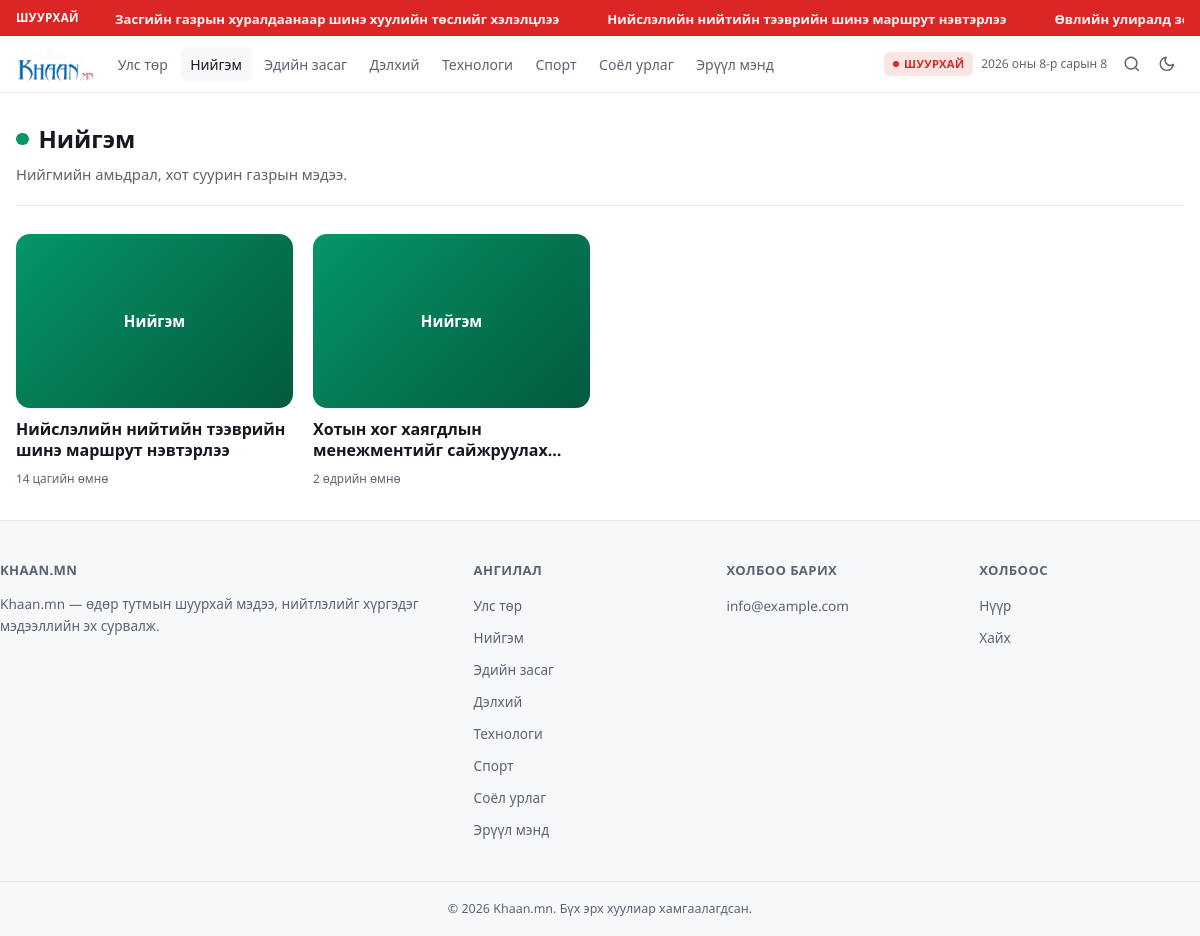
/category/нийгэм, run on the app's committed database.
### tables this page shows
CREATE TABLE IF NOT EXISTS articles (
  id                      INT UNSIGNED AUTO_INCREMENT PRIMARY KEY,
  title                   VARCHAR(255) NOT NULL,
  slug                    VARCHAR(255) NOT NULL UNIQUE,
  excerpt                 TEXT NULL,
  content                 LONGTEXT NOT NULL,
  content_text            LONGTEXT NULL,
  status                  ENUM('draft','scheduled','published','archived') NOT NULL DEFAULT 'draft',
  featured_image_url      VARCHAR(500) NULL,
  featured_image_caption  VARCHAR(300) NULL,
  video_url               VARCHAR(500) NULL,
  category_id             INT UNSIGNED NULL,
  author_name             VARCHAR(120) NULL,
  is_featured             TINYINT(1) NOT NULL DEFAULT 0,
  is_breaking             TINYINT(1) NOT NULL DEFAULT 0,
  is_hero                 TINYINT(1) NOT NULL DEFAULT 0,
  reading_time_min        SMALLINT UNSIGNED NOT NULL DEFAULT 1,
  view_count              INT UNSIGNED NOT NULL DEFAULT 0,
  seo_title               VARCHAR(200) NULL,
  seo_description         VARCHAR(320) NULL,
  source_name             VARCHAR(160) NULL,
  source_url              VARCHAR(500) NULL,
  published_at            DATETIME NULL,
  scheduled_at            DATETIME NULL,
  created_at              DATETIME NOT NULL DEFAULT CURRENT_TIMESTAMP,
  updated_at              DATETIME NOT NULL DEFAULT CURRENT_TIMESTAMP ON UPDATE CURRENT_TIMESTAMP,
  CONSTRAINT fk_articles_category FOREIGN KEY (category_id) REFERENCES categories(id) ON DELETE SET NULL,
  KEY idx_articles_status (status),
  KEY idx_articles_category (category_id),
  KEY idx_articles_published (published_at),
  KEY idx_articles_featured (is_featured),
  KEY idx_articles_breaking (is_breaking),
  KEY idx_articles_hero (is_hero),
  FULLTEXT KEY ft_articles_search (title, excerpt, content_text)
);

CREATE TABLE IF NOT EXISTS site_settings (
  id                        TINYINT UNSIGNED NOT NULL PRIMARY KEY DEFAULT 1,
  site_name                 VARCHAR(160) NOT NULL DEFAULT 'Монгол Мэдээ',
  logo_url                  VARCHAR(500) NULL,
  logo_dark_url             VARCHAR(500) NULL,
  favicon_url               VARCHAR(500) NULL,
  primary_color             VARCHAR(7) NOT NULL DEFAULT '#1d4ed8',
  contact_email             VARCHAR(190) NULL,
  contact_phone             VARCHAR(60) NULL,
  contact_address           VARCHAR(255) NULL,
  facebook_url              VARCHAR(300) NULL,
  twitter_url               VARCHAR(300) NULL,
  youtube_url               VARCHAR(300) NULL,
  instagram_url             VARCHAR(300) NULL,
  footer_description        TEXT NULL,
  seo_default_title         VARCHAR(200) NULL,
  seo_default_description   VARCHAR(320) NULL,
  analytics_id              VARCHAR(60) NULL,
  articles_per_page         TINYINT UNSIGNED NOT NULL DEFAULT 12,
  dark_mode_enabled         TINYINT(1) NOT NULL DEFAULT 1,
  maintenance_mode          TINYINT(1) NOT NULL DEFAULT 0,
  maintenance_message       TEXT NULL,
  updated_at                DATETIME NOT NULL DEFAULT CURRENT_TIMESTAMP ON UPDATE CURRENT_TIMESTAMP
);

CREATE TABLE IF NOT EXISTS categories (
  id          INT UNSIGNED AUTO_INCREMENT PRIMARY KEY,
  name        VARCHAR(120) NOT NULL,
  slug        VARCHAR(160) NOT NULL UNIQUE,
  description TEXT NULL,
  color       VARCHAR(7) NOT NULL DEFAULT '#1d4ed8',
  image_url   VARCHAR(500) NULL,
  sort_order  INT NOT NULL DEFAULT 0,
  is_active   TINYINT(1) NOT NULL DEFAULT 1,
  created_at  DATETIME NOT NULL DEFAULT CURRENT_TIMESTAMP,
  updated_at  DATETIME NOT NULL DEFAULT CURRENT_TIMESTAMP ON UPDATE CURRENT_TIMESTAMP,
  KEY idx_categories_sort (sort_order),
  KEY idx_categories_active (is_active)
);

### includes/functions.php (called while the page is built, shortened)
<?php
function e(?string $value): string
{
    return htmlspecialchars($value ?? '', ENT_QUOTES, 'UTF-8');
}
function base_path(string $path = ''): string
{
    return BASE_PATH . $path;
}
function asset(string $path): string
{
    return base_path($path);
}
function url_home(): string
{
    return base_path('/');
}
function resolve_media_url(?string $url): string
{
    return preg_match('#^https?://#i', $url) ? $url : base_path($url);
}
function url_news(string $slug): string
{
    return PRETTY_URLS
        ? base_path('/news/' . rawurlencode($slug))
        : base_path('/news.php?slug=' . urlencode($slug));
}
function url_category(string $slug): string
{
    return PRETTY_URLS
        ? base_path('/category/' . rawurlencode($slug))
        : base_path('/category.php?slug=' . urlencode($slug));
}
function url_search(string $query = ''): string
{
    $qs = $query !== '' ? ('?q=' . urlencode($query)) : '';
    return base_path('/search.php' . $qs);
}
function format_mn_date($date): string
{
    $d = $date instanceof DateTimeInterface ? $date : new DateTime((string) $date);
    return $d->format('Y') . ' оны ' . MN_MONTHS[(int) $d->format('n') - 1] . 'ын ' . (int) $d->format('j');
}
function format_relative_mn($date): string
{
    $d = $date instanceof DateTimeInterface ? $date : new DateTime((string) $date);
    $diff = time() - $d->getTimestamp();
    $minutes = intdiv($diff, 60);
    $hours = intdiv($minutes, 60);
    if ($hours < 24) {
        return $hours . ' цагийн өмнө';
    }
    $days = intdiv($hours, 24);
    if ($days < 7) {
        return $days . ' өдрийн өмнө';
    }
    return format_mn_date($d);
}

### includes/settings.php (called while the page is built, shortened)
<?php
function load_site_settings(PDO $pdo): array
{
    $row = $pdo->query('SELECT * FROM site_settings WHERE id = 1')->fetch();
    $cache = $row;
    return $cache;
}

### includes/bootstrap.php (called while the page is built, shortened)
<?php
require_once __DIR__ . '/db.php';
require_once __DIR__ . '/functions.php';
require_once __DIR__ . '/settings.php';
$settings = load_site_settings($pdo);

### includes/article-card.php (the view, shortened to what this page needs)
<?php
function article_image_block(array $article, string $ratioClass = 'ratio-16-10', bool $hoverable = true): string
{
    $classes = 'img-wrap ' . $ratioClass . ($hoverable ? ' is-hoverable' : '');
    $color = $article['category_color'] ?? '#1d4ed8';
    $label = $article['category_name'] ?? 'Мэдээ';
    return '<div class="' . $classes . '"><div class="img-fallback" style="--fallback-color:' . e($color) . '">' . e($label) . '</div></div>';
}
function article_meta_date(array $article): string
{
    return e(format_relative_mn($article['published_at'] ?? $article['created_at']));
}
function render_card_grid(array $article): string
{
    return '<a href="' . e(url_news($article['slug'])) . '" class="card-grid-item">'
        . article_image_block($article, 'ratio-16-10')
        . '<h3 class="card-grid-item__title line-clamp-2">' . e($article['title']) . '</h3>'
        . '<div class="meta" style="margin-top:.5rem"><span>' . article_meta_date($article) . '</span></div>'
        . '</a>';
}

### includes/header.php (shortened to what this page needs)
<?php
$siteName = $settings['site_name'] ?? 'Мэдээний сайт';
$activeCategories = $pdo->query(
    'SELECT id, name, slug, color FROM categories WHERE is_active = 1 ORDER BY sort_order ASC, name ASC'
)->fetchAll();
$breakingArticles = $pdo->query(
    "SELECT id, title, slug FROM articles WHERE status = 'published' AND is_breaking = 1 ORDER BY published_at DESC LIMIT 8"
)->fetchAll();
$currentPath = strtok($_SERVER['REQUEST_URI'] ?? '', '?');
?><!doctype html>
<html lang="mn">
<head>
<link rel="stylesheet" href="<?= e(asset('/assets/css/style.css')) ?>">
</head>
<body>
<?php if ($breakingArticles): ?>
<div class="breaking-bar">
  <div class="container breaking-bar__inner">
    <span class="breaking-bar__label">Шуурхай</span>
    <div class="breaking-bar__viewport">
      <div class="breaking-bar__track">
        <?php foreach (array_merge($breakingArticles, $breakingArticles) as $b): ?>
          <a href="<?= e(url_news($b['slug'])) ?>"><?= e($b['title']) ?></a>
        <?php endforeach; ?>
      </div>
    </div>
  </div>
</div>
<?php endif; ?>
<header class="site-header">
  <div class="container site-header__inner">
    <a href="<?= e(url_home()) ?>" class="logo">
      <?php if (!empty($settings['logo_url']) || !empty($settings['logo_dark_url'])): ?>
        <?php $logoLight = $settings['logo_url'] ?? ''; $logoDarkVariant = $settings['logo_dark_url'] ?? ''; ?>
        <img src="<?= e(resolve_media_url($logoLight ?: $logoDarkVariant)) ?>" alt="<?= e($siteName) ?>" class="logo-light">
      <?php else: ?>
        <span style="font-weight:800;font-size:1.15rem;color:var(--foreground)"><?= e($siteName) ?></span>
      <?php endif; ?>
    </a>
    <nav class="main-nav no-scrollbar" aria-label="Ангилал">
      <?php foreach ($activeCategories as $cat): ?>
        <a href="<?= e(url_category($cat['slug'])) ?>" class="<?= str_starts_with($currentPath, url_category($cat['slug'])) ? 'is-active' : '' ?>"><?= e($cat['name']) ?></a>
      <?php endforeach; ?>
    </nav>
    <div class="header-actions">
      <?php if ($breakingArticles): ?>
        <span class="badge badge-breaking" style="margin-right:.4rem"><span class="dot"></span>Шуурхай</span>
      <?php endif; ?>
      <span class="header-date"><?= e(format_mn_date(new DateTime())) ?></span>
      <a href="<?= e(url_search()) ?>" class="icon-btn" aria-label="Нийтлэл хайх">
        <svg viewBox="0 0 24 24" fill="none" stroke="currentColor" stroke-width="2" stroke-linecap="round" stroke-linejoin="round"><circle cx="11" cy="11" r="8"/><line x1="21" y1="21" x2="16.65" y2="16.65"/></svg>
      </a>
      <?php if (!empty($settings['dark_mode_enabled'])): ?>
      <button type="button" class="icon-btn" data-theme-toggle aria-label="Өнгө солих">
        <svg class="icon-moon" viewBox="0 0 24 24" fill="none" stroke="currentColor" stroke-width="2" stroke-linecap="round" stroke-linejoin="round"><path d="M21 12.79A9 9 0 1 1 11.21 3 7 7 0 0 0 21 12.79z"/></svg>
      </button>
      <?php endif; ?>
    </div>
  </div>
</header>
<main id="main-content">

### category.php (shortened to what this page needs)
<?php
require_once __DIR__ . '/includes/bootstrap.php';
require_once __DIR__ . '/includes/article-card.php';
$slug = $_GET['slug'] ?? '';
$catStmt = $pdo->prepare('SELECT * FROM categories WHERE slug = :slug AND is_active = 1 LIMIT 1');
$catStmt->execute([':slug' => $slug]);
$category = $catStmt->fetch();
    ?>
    <?php
$perPage = max(4, min(48, (int) ($settings['articles_per_page'] ?? 12)));
$page = max(1, (int) ($_GET['page'] ?? 1));
$offset = ($page - 1) * $perPage;
$listStmt = $pdo->prepare(
    "SELECT " . ARTICLE_LIST_SELECT . " WHERE a.status = 'published' AND a.category_id = :cid ORDER BY a.published_at DESC LIMIT :lim OFFSET :off"
);
$listStmt->bindValue(':cid', $category['id'], PDO::PARAM_INT);
$listStmt->bindValue(':lim', $perPage, PDO::PARAM_INT);
$listStmt->bindValue(':off', $offset, PDO::PARAM_INT);
$listStmt->execute();
$articles = $listStmt->fetchAll();
require __DIR__ . '/includes/header.php';
?>
<div class="container">
  <div class="page-header">
    <h1 class="page-header__title"><span class="page-header__badge" style="background:<?= e($category['color']) ?>"></span><?= e($category['name']) ?></h1>
    <?php if (!empty($category['description'])): ?><p class="page-header__desc"><?= e($category['description']) ?></p><?php endif; ?>
  </div>
  <?php if ($articles): ?>
    <div class="grid cols-4">
      <?php foreach ($articles as $a): ?><div><?= render_card_grid($a) ?></div><?php endforeach; ?>
    </div>
  <?php endif; ?>
</div>
<?php require __DIR__ . '/includes/footer.php'; ?>

### includes/footer.php (shortened to what this page needs)
</main>
<footer class="site-footer">
  <div class="container footer-grid">
    <div class="footer-col">
      <h4><?= e($siteName) ?></h4>
      <?php if (!empty($settings['footer_description'])): ?>
        <p><?= nl2br(e($settings['footer_description'])) ?></p>
      <?php endif; ?>
    </div>
    <?php if (!empty($activeCategories)): ?>
    <div class="footer-col">
      <h4>Ангилал</h4>
      <ul>
        <?php foreach (array_slice($activeCategories, 0, 8) as $cat): ?>
          <li><a href="<?= e(url_category($cat['slug'])) ?>"><?= e($cat['name']) ?></a></li>
        <?php endforeach; ?>
      </ul>
    </div>
    <?php endif; ?>
    <?php if (!empty($settings['contact_email']) || !empty($settings['contact_phone']) || !empty($settings['contact_address'])): ?>
    <div class="footer-col">
      <h4>Холбоо барих</h4>
      <ul>
        <?php if (!empty($settings['contact_email'])): ?><li><a href="mailto:<?= e($settings['contact_email']) ?>"><?= e($settings['contact_email']) ?></a></li><?php endif; ?>
      </ul>
    </div>
    <?php endif; ?>
    <div class="footer-col">
      <h4>Холбоос</h4>
      <ul>
        <li><a href="<?= e(url_home()) ?>">Нүүр</a></li>
        <li><a href="<?= e(url_search()) ?>">Хайх</a></li>
      </ul>
    </div>
  </div>
  <div class="footer-bottom">
    &copy; <?= date('Y') ?> <?= e($siteName) ?>. Бүх эрх хуулиар хамгаалагдсан.
  </div>
</footer>
</body>
</html>

### data on the page
articles: title "Засгийн газрын хуралдаанаар шинэ хуулийн төслийг хэлэлцлээ"
articles: title "Нийслэлийн нийтийн тээврийн шинэ маршрут нэвтэрлээ", category.name "Нийгэм", published_at "14 цагийн өмнө"
articles: title "Өвлийн улиралд…"
site_settings: logo_url (picture), site_name "KHAAN.MN", footer_description "Khaan.mn — өдөр тутмын шуурхай мэдээ, нийтлэлийг хүргэдэг мэдээллийн эх сурвалж.", contact_email "info@example.com", site_name "Khaan.mn"
categories: name "Улс төр"
categories: name "Нийгэм", description "Нийгмийн амьдрал, хот суурин газрын мэдээ."
categories: name "Эдийн засаг"
categories: name "Дэлхий"
categories: name "Технологи"
categories: name "Спорт"
categories: name "Соёл урлаг"
categories: name "Эрүүл мэнд"
articles: category.name "Нийгэм", title "Хотын хог хаягдлын менежментийг…", published_at "2 өдрийн өмнө"
